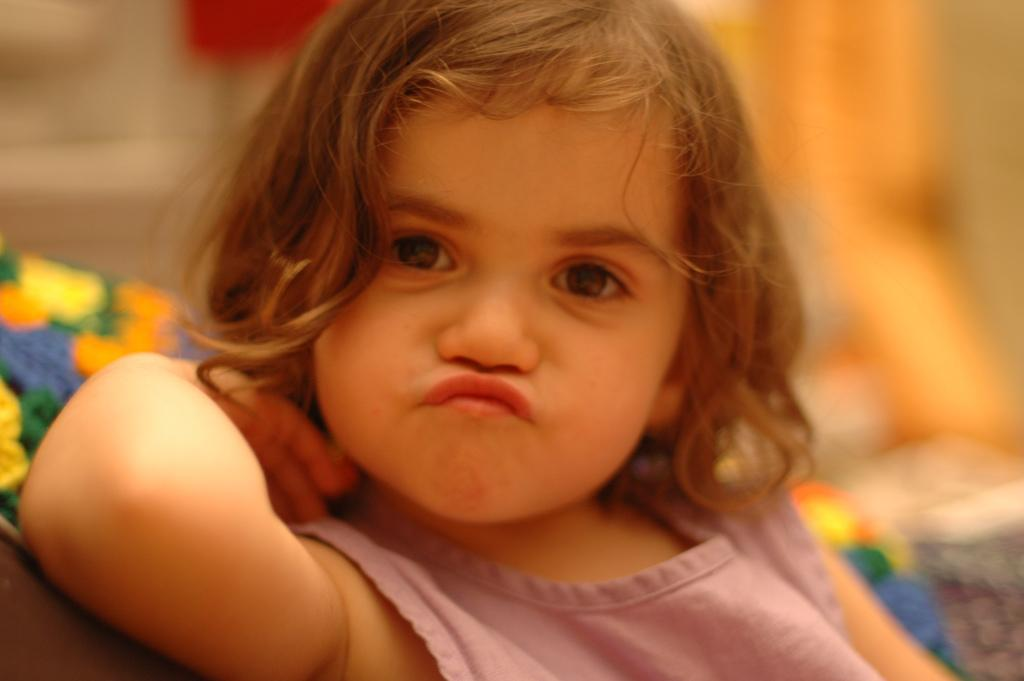
#> input picture dataset/helen_1/1002681492_1.jpg, 1024 x 681 px; its folder holds only this picture in this run
$ python UNet-data-preprocess.py
#> lines starting #> are read from the running program, lines starting #| are printed output that depends on the picture; after the words box and inside, x2 and y2 are one past the last pixel; in counts of white or black regions, pixels touching at a corner belong together
import copy
import os
import pdb
import cv2 as cv
import numpy as np
from tqdm import tqdm


target_size = (160, 160)

def get_GT():
    dir_input = '../dataset/helen_1'
    dir_output = '../dataset/UNet/GT'
    if not os.path.exists(dir_output):
        os.makedirs(dir_output)
    for root, dirs, files in os.walk(dir_input):
        for file in tqdm(files):
            p = os.path.join(root, file)
            img = cv.imread(p)
#> img is the input picture: shape (681, 1024, 3); mean B, G, R 54.4, 103.4, 169.3
            target = img[
                0:target_size[0], 0:target_size[1]
            ]
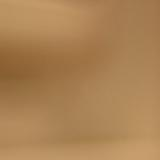
#> target: shape (160, 160, 3); mean B, G, R 84.9, 130.6, 171.4
            if target.shape[0] == target_size[0] == target.shape[1]:
                target_p = os.path.join(dir_output, file)
                cv.imwrite(target_p, target)


def get_Noised(flag_gauss, flag_salt_pepper, sigma=30, num_peppers=2000):
#> called with flag_gauss = True, flag_salt_pepper = True, sigma = 30, num_peppers = 2000
    if flag_gauss:
        pass
    if flag_salt_pepper:
        pass
    dir_input = '../dataset/UNet/GT'
    dir_output = '../dataset/UNet/input'
    if not os.path.exists(dir_output):
        os.makedirs(dir_output)
    for root, dirs, files in os.walk(dir_input):
        for file in tqdm(files):
            p_in = os.path.join(root, file)
            p_out = os.path.join(dir_output, file)
            img = (cv.imread(p_in) / 255).astype(float)
#> img: shape (160, 160, 3) float64
            if flag_gauss:
                img += np.random.normal(0, sigma/255, img.shape)
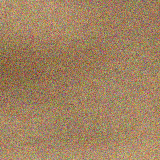
#> img: shape (160, 160, 3) float64; mean B, G, R 0.332, 0.512, 0.672; drawn with min black and max white
                img = np.minimum(1, img)
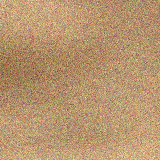
#> img: shape (160, 160, 3) float64; mean B, G, R 0.332, 0.512, 0.672; drawn with min black and max white
                img = np.maximum(0, img)
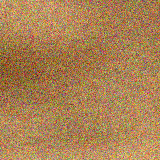
#> img: shape (160, 160, 3) float64; mean B, G, R 0.332, 0.512, 0.672
            if flag_salt_pepper:
                for idx in range(num_peppers):
                    x, y = np.random.randint(0, target_size[0]), np.random.randint(0, target_size[0])
                    if idx % 2:
                        img[x, y] = 0
                    else:
                        img[x, y] = 1
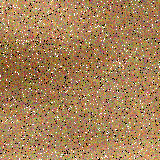
#> img: shape (160, 160, 3) float64; 7.49% of pixels changed, all inside (x1, y1, x2, y2) = (0, 0, 160, 160)
            cv.imwrite(p_out, img*255)

def main():
    get_GT()
    get_Noised(flag_gauss=True, flag_salt_pepper=True, sigma=30, num_peppers=2000)


if __name__ == '__main__':
    main()

$ run again, on dataset/helen_1/107473045_1.jpg
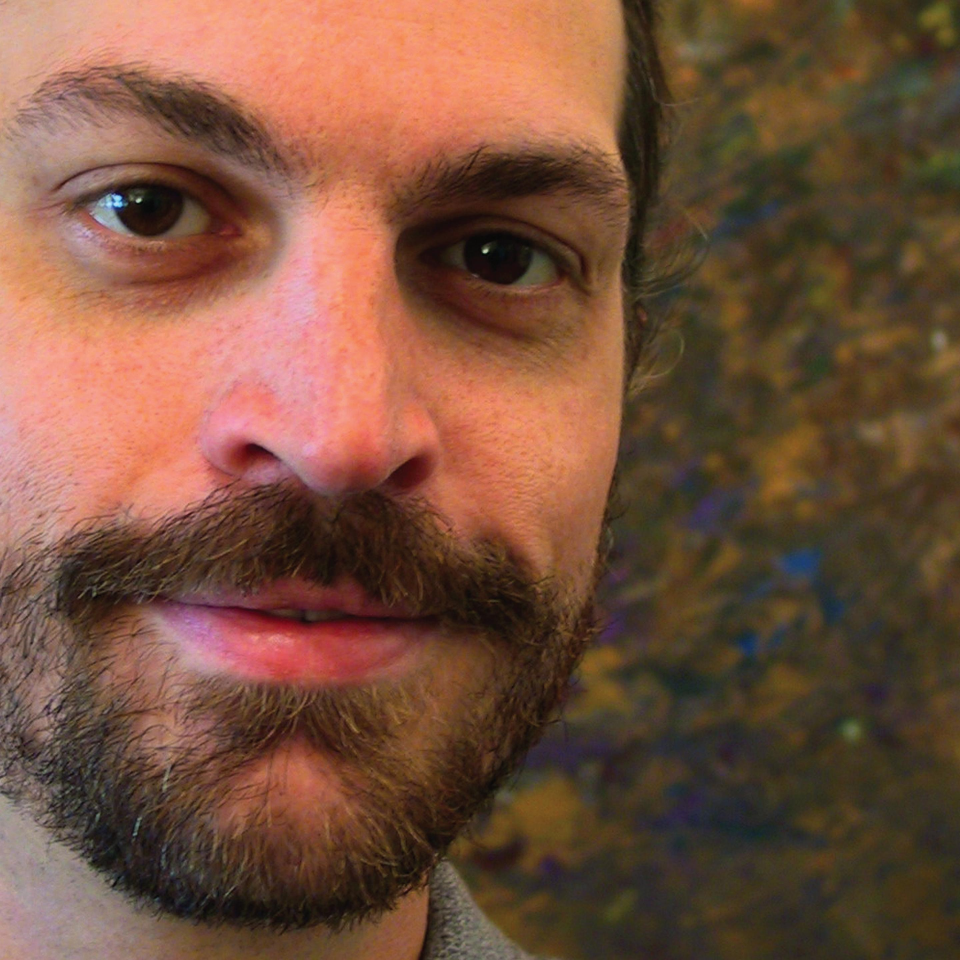
#> input picture dataset/helen_1/107473045_1.jpg, 2880 x 2880 px (shown at 1/3 size)
#> in get_GT, img is the input picture: shape (2880, 2880, 3); mean B, G, R 61.1, 80.9, 118.1
#> in get_GT, `target = img[ 0:target_size[0], 0:target_size[1] ]`:
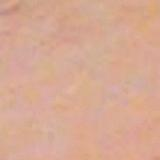
#> target: shape (160, 160, 3); mean B, G, R 148, 169.5, 215.1
#> after the loop in get_Noised, `for idx in range(num_peppers):`:
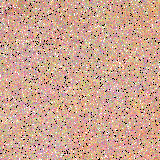
#> img: shape (160, 160, 3) float64; mean B, G, R 0.573, 0.652, 0.813

$ run again, on dataset/helen_1/111835766_1.jpg
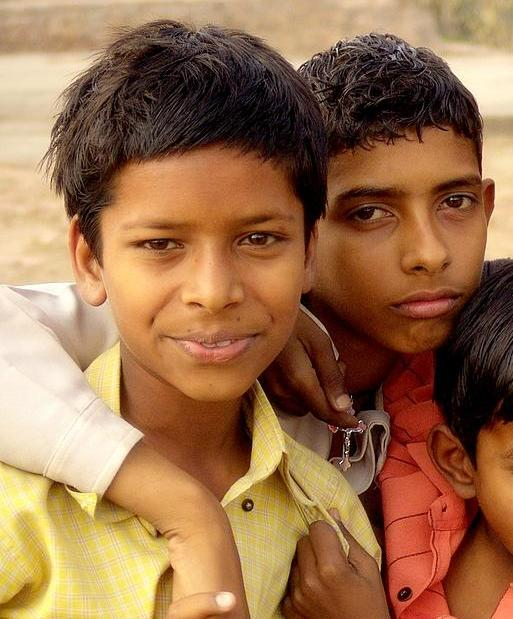
#> input picture dataset/helen_1/111835766_1.jpg, 513 x 619 px
#> in get_GT, img is the input picture: shape (619, 513, 3); mean B, G, R 76.9, 112.3, 155.2
#> in get_GT, `target = img[ 0:target_size[0], 0:target_size[1] ]`:
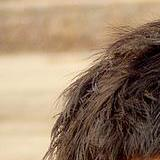
#> target: shape (160, 160, 3); mean B, G, R 106.8, 130.8, 155
#> after the loop in get_Noised, `for idx in range(num_peppers):`:
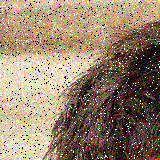
#> img: shape (160, 160, 3) float64; mean B, G, R 0.428, 0.513, 0.597
